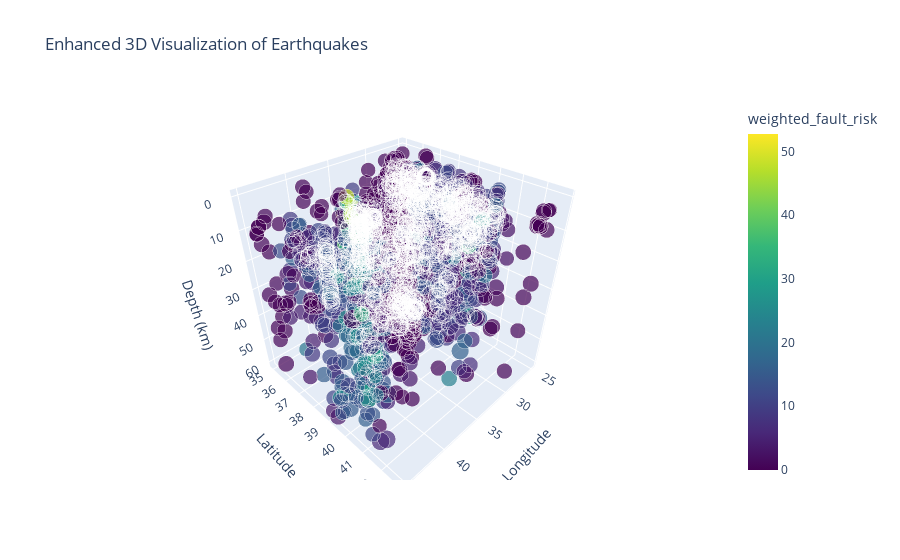

Notebook code for this chart:
### Code cell
# Enhanced 3D visualization with Plotly
import plotly.express as px

# 3D scatter plot with enhanced features
fig = px.scatter_3d(
    model_df.sample(min(3000, len(model_df))), 
    x='Longitude', y='Latitude', z='Depth',
    color='weighted_fault_risk' if 'weighted_fault_risk' in model_df.columns else 'Magnitude',
    size='Magnitude',
    color_continuous_scale='Viridis',
    title='Enhanced 3D Visualization of Earthquakes',
    hover_data=['fault_complexity_score', 'density_50km'] if 'fault_complexity_score' in model_df.columns else ['Magnitude']
)

fig.update_layout(scene=dict(
    xaxis_title='Longitude',
    yaxis_title='Latitude',
    zaxis_title='Depth (km)',
    zaxis=dict(autorange="reversed")
))
fig.write_html('maps/enhanced_earthquake_3d.html')
fig.show()

# Enhanced geographic distribution by magnitude with fault risk
plt.figure(figsize=(14, 10))
if 'weighted_fault_risk' in model_df.columns:
    scatter = plt.scatter(model_df['Longitude'], model_df['Latitude'], 
                         c=model_df['weighted_fault_risk'], cmap='YlOrRd', 
                         alpha=0.7, s=model_df['Magnitude']**2)
    plt.colorbar(scatter, label='Weighted Fault Risk')
    plt.title('Enhanced Geographic Distribution (colored by fault risk)')
else:
    scatter = plt.scatter(model_df['Longitude'], model_df['Latitude'], 
                         c=model_df['Magnitude'], cmap='YlOrRd', 
                         alpha=0.7, s=model_df['Magnitude']**2)
    plt.colorbar(scatter, label='Magnitude')
    plt.title('Geographic Distribution by Magnitude')

plt.xlabel('Longitude')
plt.ylabel('Latitude')
plt.grid(True, alpha=0.3)
plt.tight_layout()
plt.show()

# Enhanced magnitude frequency plot with fault risk overlay
plt.figure(figsize=(12, 6))
counts, bins, _ = plt.hist(model_df['Magnitude'], bins=30, alpha=0.7, label='Frequency')
plt.plot(bins[:-1], counts, '-o', color='darkred')

# Add average fault risk by magnitude bin if available
if 'weighted_fault_risk' in model_df.columns:
    ax2 = plt.twinx()
    mag_bins = pd.cut(model_df['Magnitude'], bins=10)
    risk_by_mag = model_df.groupby(mag_bins)['weighted_fault_risk'].mean()
    ax2.plot(risk_by_mag.index.map(lambda x: x.mid), risk_by_mag.values, 
             'g-s', alpha=0.8, label='Avg Fault Risk')
    ax2.set_ylabel('Average Weighted Fault Risk', color='green')
    ax2.legend(loc='upper right')

plt.title('Enhanced Frequency Distribution with Fault Risk')
plt.xlabel('Magnitude')
plt.ylabel('Frequency')
plt.legend()
plt.grid(True, alpha=0.3)
plt.tight_layout()
plt.show()

# Heatmap of enhanced features by location
if all(col in model_df.columns for col in ['weighted_fault_risk', 'fault_complexity_score']):
    plt.figure(figsize=(14, 10))
    
    # Create location bins for heatmap
    lat_bins = pd.cut(model_df['Latitude'], bins=8)
    lon_bins = pd.cut(model_df['Longitude'], bins=10)
    
    # Calculate mean risk by location
    location_risk = model_df.groupby([lat_bins, lon_bins])['weighted_fault_risk'].mean().unstack()
    
    sns.heatmap(location_risk, cmap='YlOrRd', annot=False, fmt='.1f')
    plt.title('Spatial Distribution of Weighted Fault Risk')
    plt.xlabel('Longitude Bins')
    plt.ylabel('Latitude Bins')
    plt.tight_layout()
    plt.show()

print("Enhanced 3D visualization saved to 'maps/enhanced_earthquake_3d.html'")

### Figure 1 — Plotly figure (JSON) as saved in the notebook; plotly's stock layout.template omitted (floating-point values rounded to 4 significant figures; data arrays with more than 128 entries replaced by an {"elided": "..."} marker saying what was removed)
{"data": [{"customdata": {"elided": "3000x2 float values"}, "hovertemplate": "Longitude=%{x}<br>Latitude=%{y}<br>Depth=%{z}<br>Magnitude=%{marker.size}<br>fault_complexity_score=%{customdata[0]}<br>density_50km=%{customdata[1]}<br>weighted_fault_risk=%{marker.color}<extra></extra>", "legendgroup": "", "marker": {"color": {"elided": "3000 float values"}, "coloraxis": "coloraxis", "size": {"elided": "3000 float values"}, "sizemode": "area", "sizeref": 0.01925, "symbol": "circle"}, "mode": "markers", "name": "", "scene": "scene", "showlegend": false, "type": "scatter3d", "x": {"elided": "3000 float values"}, "y": {"elided": "3000 float values"}, "z": {"elided": "3000 float values"}}], "layout": {"coloraxis": {"colorbar": {"title": {"text": "weighted_fault_risk"}}, "colorscale": [[0, "#440154"], [0.1111, "#482878"], [0.2222, "#3e4989"], [0.3333, "#31688e"], [0.4444, "#26828e"], [0.5556, "#1f9e89"], [0.6667, "#35b779"], [0.7778, "#6ece58"], [0.8889, "#b5de2b"], [1, "#fde725"]]}, "legend": {"itemsizing": "constant", "tracegroupgap": 0}, "scene": {"domain": {"x": [0, 1], "y": [0, 1]}, "xaxis": {"title": {"text": "Longitude"}}, "yaxis": {"title": {"text": "Latitude"}}, "zaxis": {"autorange": "reversed", "title": {"text": "Depth (km)"}}}, "title": {"text": "Enhanced 3D Visualization of Earthquakes"}}}
